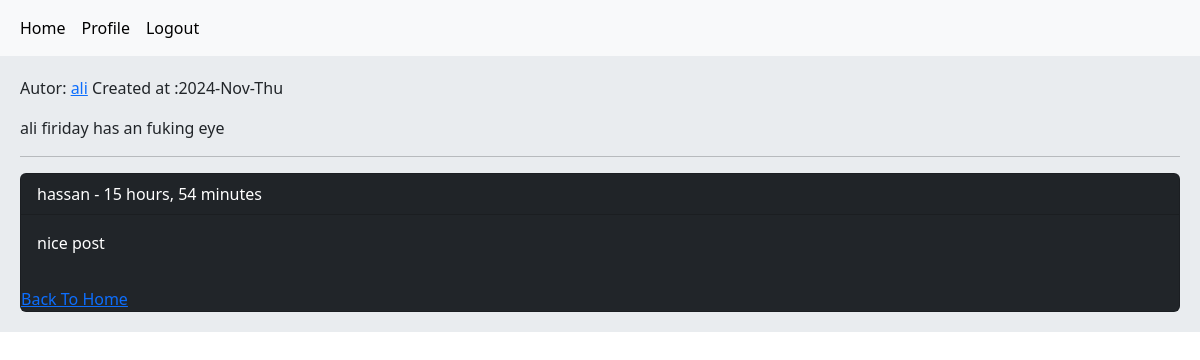
Screenshot of /post/2/firday/ (signed in) with the database file from the repository.
### home/models.py (models this page shows, shortened)
class Post(models.Model):
    user = models.ForeignKey(User, on_delete=models.CASCADE, related_name='posts')
    title = models.CharField(max_length=200)
    body = models.TextField()
    slug = models.SlugField(unique=True)
    created = models.DateTimeField(auto_now_add=True)
    updated = models.DateTimeField(auto_now=True)
    class Meta:
        ordering = ('-created',)

class Comment(models.Model):
    user = models.ForeignKey(User, on_delete=models.CASCADE, related_name='user_comments')
    post = models.ForeignKey(Post, on_delete=models.CASCADE, related_name='post_comments')
    reply = models.ForeignKey('self', on_delete=models.CASCADE, related_name='replies_comments', blank=True, null=True)
    is_reply = models.BooleanField(default=False)
    body = models.TextField(max_length=500)
    created = models.DateTimeField(auto_now_add=True)

### home/views.py (the view)
# urls.py: path('post/<int:pk>/<slug:slug>/', views.PostDetailView.as_view(), name='post_detail'),
class PostDetailView(View):
    def get(self, request, pk, slug):
        post = get_object_or_404(Post, pk=pk, slug=slug)
        comment = post.post_comments.filter(is_reply=False)
        return render(request, 'home/detail.html', {'post': post, 'comment': comment})

### home/templates/home/detail.html (shortened to what this page needs)
{% extends 'master.html' %}
{% block body %}
    <p>Autor: <a href="{% url 'account:user_profile' post.user.id %}" class="mr-1"> {{ post.user.username }}</a>
        Created at :{{ post.updated|date:"Y-M-D" }}</p>
    <p>{{ post.body }}</p>
    <hr>
    {% for com in comment %}
        <div class="card bg-dark text-white">
            <p class="card-header">
                {{ com.user }} - {{ com.created|timesince }}
            </p>
            <p class="card-body">
                {{ com.body }}
            </p>
            {% empty %}
            <p class="card-body">No comment yet!</p>
        </div>
    {% endfor %}
    <a href="{% url  'home:home' %}">Back To Home</a>
{% endblock %}

### rows the page displays
Post: user.username "ali", updated "2024-Nov-Thu", body "ali firiday has an fuking eye"
Comment: user "hassan", created "15 hours, 54 minutes", body "nice post"
